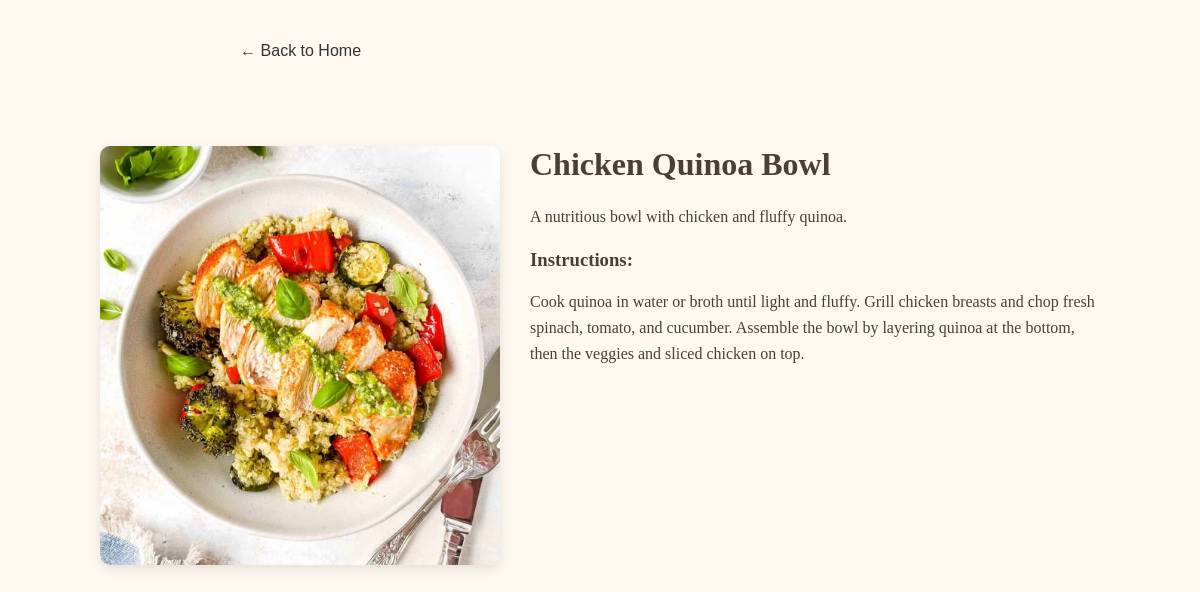
Screenshot of /recipe.php?id=4 with the database file from the repository.
### tables this page shows
CREATE TABLE IF NOT EXISTS `recipes` (
  `recipe_id` int NOT NULL AUTO_INCREMENT,
  `title` varchar(100) NOT NULL,
  `description` text,
  `instructions` text,
  `image_url` varchar(255) DEFAULT NULL,
  PRIMARY KEY (`recipe_id`)
);

### recipe.php (the view, shortened to what this page needs)
<?php
$conn = new mysqli("localhost", "root", "", "recipe_website");
$recipe_id = isset($_GET['id']) ? intval($_GET['id']) : 0;
$recipe = null;
if ($recipe_id > 0) {
    $stmt = $conn->prepare("SELECT * FROM recipes WHERE recipe_id = ?");
    $stmt->bind_param("i", $recipe_id);
    $stmt->execute();
    $result = $stmt->get_result();
    $recipe = $result->fetch_assoc();
}
?>
<!DOCTYPE html>
<html lang="en">
<head>
    <link rel="stylesheet" href="style_recipe.css">
</head>
<body>
<form action="index.php" method="POST">
    <button type="submit" class="back-link">&larr; Back to Home</button>
</form>
    <div class="recipe-wrapper">
    <div class="recipe-image">
        <img src="<?php echo htmlspecialchars($recipe['image_url']); ?>" alt="Recipe Image">
    </div>
    <div class="recipe-content">
        <h1><?php echo htmlspecialchars($recipe['title']); ?></h1>
        <p><?php echo nl2br(htmlspecialchars($recipe['description'])); ?></p>
        <h3>Instructions:</h3>
        <p><?php echo nl2br(htmlspecialchars($recipe['instructions'])); ?></p>
    </div>
</div>
</body>
</html>

### style_recipe.css (style rules this page uses)
body { font-family: 'Georgia', serif; margin: 2rem; background-color: #fff8f0; color: #4a3f35; }
.back-link { text-decoration: none; color: #886644; display: inline-block; margin-bottom: 1rem; }
.back-link { background-color: #fff8f0; border: 0; padding: 10px 15px; text-decoration: none; cursor: pointer; font-size: 16px; border-radius: 5px; color: #333; transition: background-color 0.3s ease; margin-left: 17%; }
.recipe-wrapper { display: flex; flex-wrap: wrap; margin: 40px auto; max-width: 1000px; gap: 30px; align-items: flex-start; padding: 20px; }
.recipe-image { flex: 1 1 40%; max-width: 400px; }
.recipe-image img { width: 100%; height: auto; border-radius: 10px; object-fit: cover; box-shadow: 0 4px 12px rgba(0, 0, 0, 0.1); }
.recipe-content { flex: 1 1 55%; }
.recipe-content h1 { margin-top: 0; font-size: 2rem; }
.recipe-content p { line-height: 1.6; margin-bottom: 15px; }

### rows the page displays
recipes: image_url (picture), title "Chicken Quinoa Bowl", description "A nutritious bowl with chicken and fluffy quinoa.", instructions "Cook quinoa in water or broth until light and fluffy. Grill chicken breasts and chop fresh spinach, tomato, and cucumber. Assemble the bowl by layering quinoa at the bottom, then the veggies and sliced chicken on top."
